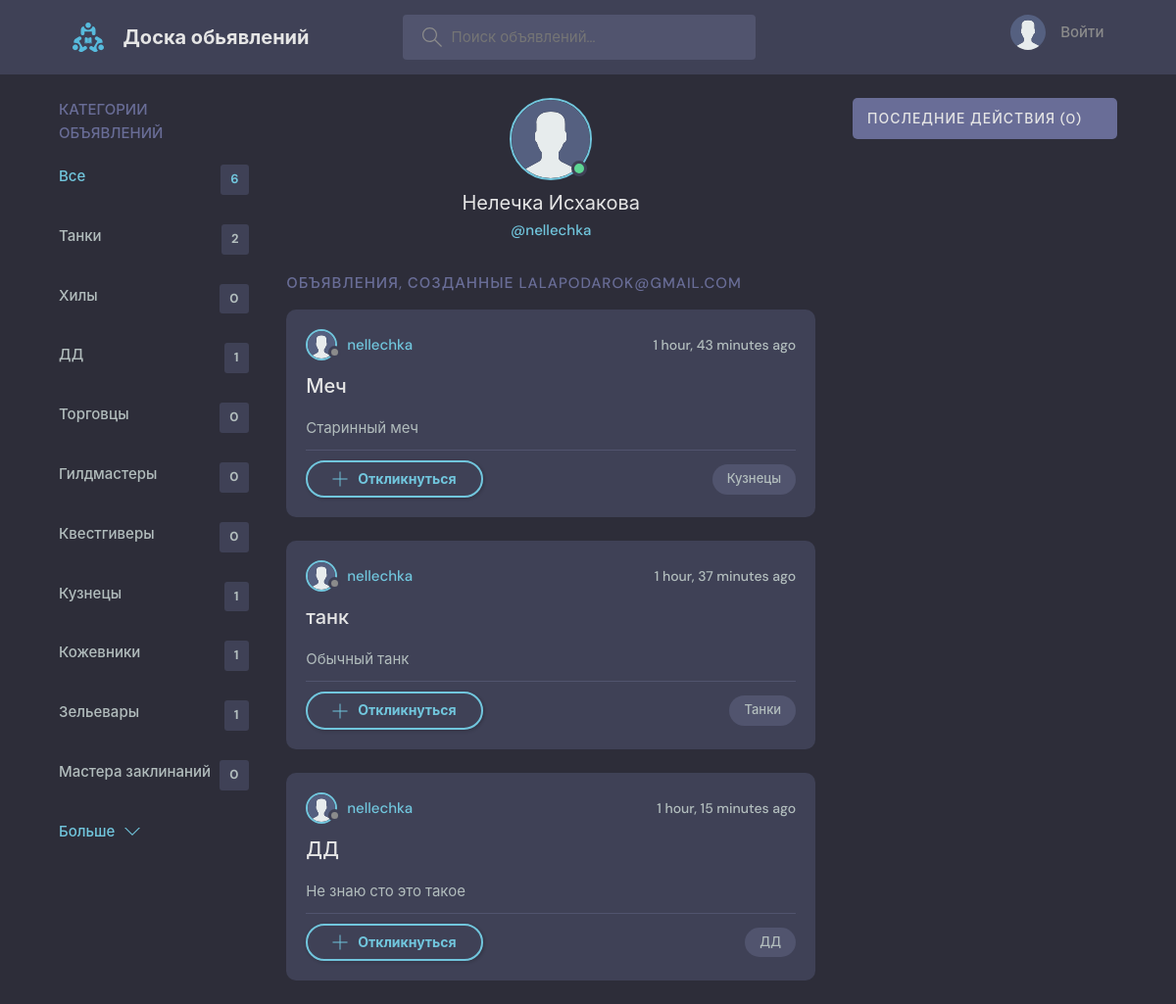
Screenshot of /user-profile/2 with the database file from the repository.
### board_app/models.py (models this page shows, shortened)
class Category(models.Model):
    name = models.CharField(max_length=128)
    description = models.TextField(null=True, blank = True)
    created_at = models.DateTimeField(auto_now_add=True)
    updated_at = models.DateTimeField(auto_now=True)
    def __str__(self):
        return self.name

class User(AbstractUser):
    email = models.EmailField(null=True, unique=True)
    avatar = models.ImageField(null=True, default="avatar.svg")
    confirmation_code = models.CharField(max_length=6, default = '')
    USERNAME_FIELD = 'email'
    REQUIRED_FIELDS = ['username']

class Advertisement(models.Model):
    category = models.ForeignKey(Category, on_delete=models.CASCADE)
    user = models.ForeignKey(User, on_delete=models.CASCADE)
    title = models.CharField(max_length=128)
    description = models.TextField(null=True, blank = True)
    created_at = models.DateTimeField(auto_now_add=True)
    updated_at = models.DateTimeField(auto_now=True)
    img = models.ImageField(null=True, blank = True)
    img_thumb = models.ImageField(null=True, blank = True)
    video = models.FileField(null=True, blank = True)

### board_app/views.py (the view)
def userProfile(request, user_id):
    user = User.objects.get(id=user_id)
    advs = Advertisement.objects.filter(user=user)
    categories = Category.objects.all()
    num_all_advs = Advertisement.objects.all().count()
    advertisement_follower_messages = None
    if request.user.is_authenticated:
        advertisement_follower_messages = Message.objects.filter(advertisement__user = request.user, type__name = "follow" ).order_by('-created_at')
    context =  {'user': user,
                'advertisements': advs,
                'activity_column_messages': advertisement_follower_messages,
                'categories':categories,
                'num_all_advertisements':num_all_advs}
    return render(request, 'board/profile.html', context)

### board_app/templates/board/profile.html (shortened to what this page needs)
{% extends 'main.html' %}
{% block content %}
  <main class="profile-page layout layout--3">
    <div class="container">
      {% include 'board/category_component.html' %}
      <div class="roomList">
        <div class="profile">
          <div class="profile__avatar">
            <div class="avatar avatar--large active">
              <img src="{{user.avatar.url}}" />
            </div>
          </div>
          <div class="profile__info">
            <h3>{{ user.first_name }} {{ user.last_name }}</h3>
            <p>@{{ user.username }}</p>
          </div>
        </div>
        <div class="roomList__header">
          <div>
            <h2>Объявления, созданные {{ user.email}}</a>
            </h2>
          </div>
        </div>
        {% include 'board/feed_component.html' %}
      </div>
      {% include 'board/activity_component.html' %}
    </div>
  </main>
{% endblock content %}

### templates/main.html (shortened to what this page needs)
<!DOCTYPE html>
{% load static %}
<html lang="en">
  <head>
    <link rel="stylesheet" href="{% static 'styles/style.css' %}" />
    <link rel="stylesheet" href="{% static 'styles/jquery.toast.min.css' %}" />
    <link rel="stylesheet" href="{% static 'spotlight/css/spotlight.min.css' %}" />
  </head>
  <body>
    {% include 'navbar.html' %}
    {% block content %} {% endblock %}
  </body>
</html>

### templates/navbar.html (shortened to what this page needs)
{% load static %}
<header class="header header--loggedIn">
    <div class="container">
        <a href="{% url 'board_app:home' %}" class="header__logo">
        <img src="{% static 'images/logo.svg' %}" />
        <h1>Доска обьявлений</h1>
      </a>
      <form class="header__search" method="GET" action="{% url 'board_app:home' %}">
        <label>
          <input name="q" placeholder="Поиск объявлений..." />
        </label>
      </form>
      <nav class="header__menu">
        {% if request.user.is_authenticated %}
            <div class="header__user">
                <a href="{% url 'board_app:user-profile' request.user.id %}">
                  <div class="avatar avatar--medium active">
                   <img src="{{request.user.avatar.url}}" />
                    </div>
                    <p>{{ request.user.first_name }} {{ request.user.last_name }}
                        <span>@{{ request.user.username }}
                        </span>
                    </p>
                </a>
                <button class="dropdown-button">
                    <svg version="1.1" xmlns="http://www.w3.org/2000/svg" width="32" height="32" viewBox="0 0 32 32">
                    <title>chevron-down</title>
                    <path d="M16 21l-13-13h-3l16 16 16-16h-3l-13 13z"></path>
                    </svg>
                </button>
            </div>
        {% else %}
            <a href="{% url 'board_app:login' %}">
              <img src="{% static 'images/avatar.svg' %}" />
              <p>Войти</p>
            </a>
        {% endif %}
      </nav>
    </div>
  </header>

### board_app/templates/board/category_component.html
<div class="topics">
    <div class="topics__header">
        <h2>Категории объявлений</h2>
    </div>
    <ul class="topics__list">
        <li>
        <a href="{% url 'board_app:home' %}" class="active">Все <span> {{ num_all_advertisements}} </span></a>
        </li>
        {% for category in categories %}
            <li>
                <a href="{% url 'board_app:home' %}?q_category={{category.name}}"> {{ category.name }}<span>{{ category.advertisement_set.all.count }}</span></a>
            </li>
        {% endfor %}
    </ul>
    <a class="btn btn--link" href="{% url 'board_app:categories' %}">
        Больше
        <svg version="1.1" xmlns="http://www.w3.org/2000/svg" width="32" height="32" viewBox="0 0 32 32">
        <title>chevron-down</title>
        <path d="M16 21l-13-13h-3l16 16 16-16h-3l-13 13z"></path>
        </svg>
    </a>
</div>

### board_app/templates/board/feed_component.html (shortened to what this page needs)
{% for adv in advertisements %}
<div class="roomListRoom">
    <div class="roomListRoom__header">
        <a href="{% url 'board_app:user-profile' adv.user.id %}" class="roomListRoom__author">
            <div class="avatar avatar--small">
            <img src="{{adv.user.avatar.url}}" />
            </div>
            <span>{{adv.user.username}}</span>
        </a>
        <div class="roomListRoom__actions">
            <span>{{adv.created_at|timesince }} ago</span>
        </div>
    </div>
    <div class="roomListRoom__content">
        <a href="{% url 'board_app:advertisement' adv_id=adv.id  open_chat=0 chat_user_id=0 %}">{{ adv.title}}</a>
        <p>
        {{ adv.description}}
        </p>
    </div>
    <div class="roomListRoom__meta">
        {% if adv.id in user_follow_advs %}
            <div class="btn btn--follow">
                <svg fill="currentColor" viewBox="0 0 24 24" xmlns="http://www.w3.org/2000/svg" aria-hidden="true">
                <path clip-rule="evenodd" fill-rule="evenodd" d="M4.755 10.059a7.5 7.5 0 0112.548-3.364l1.903 1.903h-3.183a.75.75 0 100 1.5h4.992a.75.75 0 00.75-.75V4.356a.75.75 0 00-1.5 0v3.18l-1.9-1.9A9 9 0 003.306 9.67a.75.75 0 101.45.388zm15.408 3.352a.75.75 0 00-.919.53 7.5 7.5 0 01-12.548 3.364l-1.902-1.903h3.183a.75.75 0 000-1.5H2.984a.75.75 0 00-.75.75v4.992a.75.75 0 001.5 0v-3.18l1.9 1.9a9 9 0 0015.059-4.035.75.75 0 00-.53-.918z"></path></svg>
            Откликнулся
            </div>
        {% elif adv.user != request.user %}
        <a class="btn btn--pill" href="{% url 'board_app:follow' adv.id %}">
            <svg version="1.1" xmlns="http://www.w3.org/2000/svg" width="32" height="32" viewBox="0 0 32 32">
                <title>add</title>
                <path
                d="M16.943 0.943h-1.885v14.115h-14.115v1.885h14.115v14.115h1.885v-14.115h14.115v-1.885h-14.115v-14.115z"
                ></path>
            </svg>
            Откликнуться
        </a>
        {% endif %}
        <p class="roomListRoom__topic">{{adv.category}}</p>
    </div>
</div>
{% endfor %}

### board_app/templates/board/activity_component.html (shortened to what this page needs)
<div class="activities">
    <div class="activities__header">
      <h2>{{ activity_column_title|default:"Последние действия"}} <span>({{activity_column_messages.count|default:"0"}})</span></h2>
    </div>
</div>

### rows the page displays
Category: name "Танки", advertisement_set.all.count "2"
Category: name "Хилы", advertisement_set.all.count "0"
Category: name "ДД", advertisement_set.all.count "1"
Category: name "Торговцы", advertisement_set.all.count "0"
Category: name "Гилдмастеры", advertisement_set.all.count "0"
Category: name "Квестгиверы", advertisement_set.all.count "0"
Category: name "Кузнецы", advertisement_set.all.count "1"
Category: name "Кожевники", advertisement_set.all.count "1"
Category: name "Зельевары", advertisement_set.all.count "1"
Category: name "Мастера заклинаний", advertisement_set.all.count "0"
User: avatar (placeholder picture), first_name "Нелечка", last_name "Исхакова", username "nellechka", email "LALAPODAROK@GMAIL.COM"
Advertisement: user.avatar (placeholder picture), user.username "nellechka", created_at "1 hour, 43 minutes", title "Меч", description "Старинный меч", shows "Откликнуться", category "Кузнецы"
Advertisement: user.avatar (placeholder picture), user.username "nellechka", created_at "1 hour, 37 minutes", title "танк", description "Обычный танк", shows "Откликнуться", category "Танки"
Advertisement: user.avatar (placeholder picture), user.username "nellechka", created_at "1 hour, 15 minutes", title "ДД", description "Не знаю сто это такое", shows "Откликнуться", category "ДД"

### other values shown
{{ num_all_advertisements }} "6"
{{ activity_column_title|default:"Последние действия" }} "ПОСЛЕДНИЕ ДЕЙСТВИЯ"
{{ activity_column_messages.count|default:"0" }} "0"
